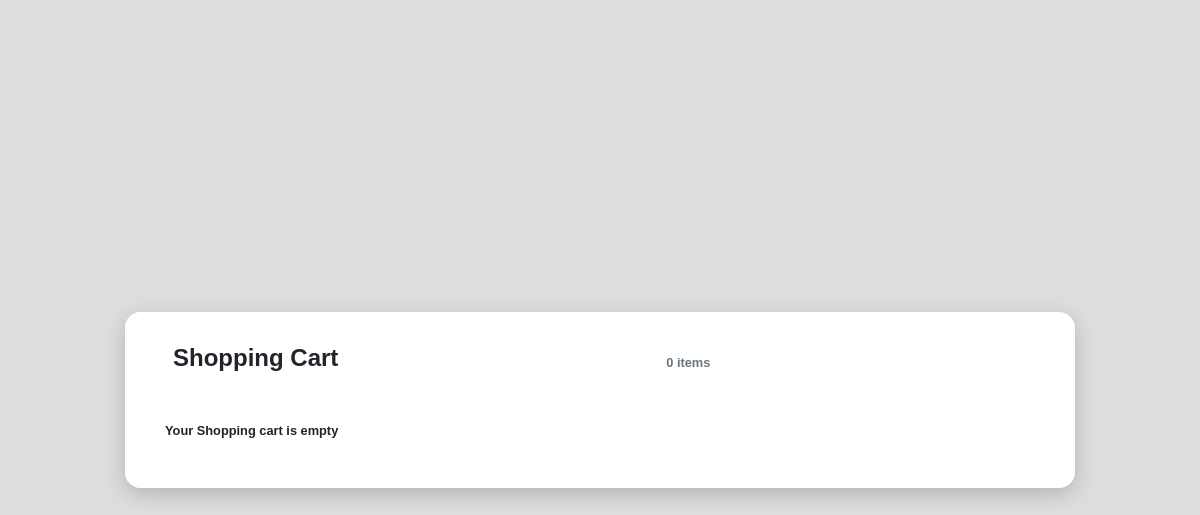
The page /cart/ (signed in) on the database as committed earlier.
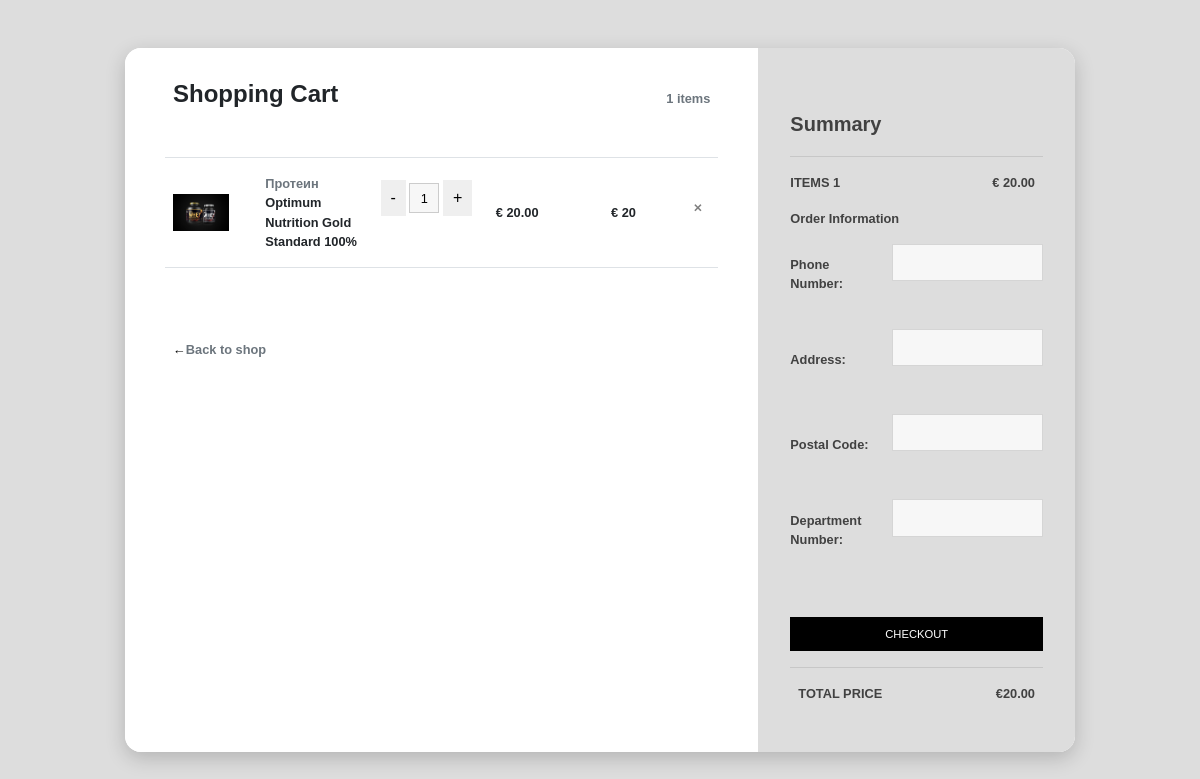
The same page on the database as committed later.
### market/models.py (models this page shows, shortened)
class Cart(models.Model):
    user = models.ForeignKey(User, on_delete=models.CASCADE, null=True, blank=True)
    created_at = models.DateTimeField(auto_now_add=True)
    updated_at = models.DateTimeField(auto_now=True)

class CartItem(models.Model):
    cart = models.ForeignKey(Cart, on_delete=models.CASCADE, related_name='items')
    product = models.ForeignKey(Product, on_delete=models.CASCADE)
    quantity = models.PositiveIntegerField(default=0)
    price_sum = models.PositiveIntegerField(default=0)

class Product(models.Model):
    category = models.ForeignKey(Category, on_delete=models.SET_NULL, null=True)
    name = models.CharField(max_length=150, blank=True, null=True)
    image = models.ImageField(upload_to='products/', default='/default/image.jpg')
    price = models.DecimalField(max_digits=10, decimal_places=2, blank=True, null=True)
    short_description = models.TextField(max_length=200, blank=True, null=True)
    description = RichTextField()
    old_price = models.DecimalField(
        default=None, max_digits=10, decimal_places=2, blank=True, null=True
    )
    created = models.DateTimeField(
        auto_now_add=False, blank=True, null=True, default=timezone.now
    )
    def __str__(self):
        return self.name

class Category(models.Model):
    cid = ShortUUIDField(unique=True, length=10, max_length=30, prefix='cat')
    name = models.CharField(max_length=100, blank=True, null=True)
    class Meta:
        verbose_name_plural = "Categories"
    def __str__(self):
        return str(self.name)

### market/views.py (the view, shortened to what this page needs)
# urls.py: path("cart/", views.CartView.as_view(), name="cart"),
class CartView(View):
    def get(self, request):
        cart, created = Cart.objects.get_or_create(user=request.user)
        total_price = sum([item.quantity * item.product.price for item in cart.items.all()])
        form = OrderCreatForm()
        return render(request, 'market/cart.html', {'cart': cart, 'total_price': total_price, 'form': form})

### market/forms.py
class OrderCreatForm(forms.ModelForm):
    class Meta:
        model = Order
        fields = ["phone", "address", "postal_code", "department_number"]

### market/templates/market/cart.html (shortened to what this page needs)
<!doctype html>
<html>
<head>
    <link href='https://stackpath.bootstrapcdn.com/bootstrap/4.3.1/css/bootstrap.min.css' rel='stylesheet'>
    <link href='https://cdnjs.cloudflare.com/ajax/libs/font-awesome/4.7.0/css/font-awesome.min.css' rel='stylesheet'>
</head>
<body className='snippet-body'>
    <div class="card">
        <div class="row">
            <div class="col-md-8 cart">
                <div class="title">
                    <div class="row">
                        <div class="col"><h4><b>Shopping Cart</b></h4></div>
                        <div class="col align-self-center text-right text-muted">{{ cart.items.all.count }} items</div>
                    </div>
                </div>
                {% if cart.items.all %}
                {% for item in cart.items.all %}
                <div class="row border-top border-bottom">
                    <div class="row main align-items-center">
                        <div class="col-2"><img class="img-fluid" src="{{ item.product.image.url }}"></div>
                        <div class="col">
                            <div class="row text-muted">{{ item.product.category }}</div>
                            <div class="row">{{ item.product }}</div>
                        </div>
                        <div class="col">
                            <button class="decrease-quantity">-</button>
                            <input type="number" id="quantity-input-{{ item.id }}" class="quantity-input" value="{{ item.quantity }}" min="1" data-item-id="{{ item.id }}">
                            <button class="increase-quantity">+</button>
                        </div>
                        <div class="col" >&euro; {{ item.product.price }}</div>
                        <div class="col" id="item-price-{{ item.id }}">&euro; {{ item.price_sum }}
                        <span class="close"><a href="{% url 'remove-item' cart_item_id=item.id %}">&#10005;</a>
                        </span>
                        </div>
                    </div>
                </div>
                {% endfor %}
                <div class="back-to-shop"><a href="{% url 'main' %}">&leftarrow;<span class="text-muted">Back to shop</span></a></div>
            </div>
            <div class="col-md-4 summary">
                <div><h5><b>Summary</b></h5></div>
                <hr>
                <div class="row">
                    <div class="col" style="padding-left:0;">ITEMS {{ cart.items.all.count }}</div>
                    <div class="col text-right" id="total-price">&euro; {{ total_price }}</div>
                </div>
                <form method="POST">
                    <p>Order Information</p>
                    <div class="form-group">
                        <label for="{{ form.phone.id_for_label }}">Phone Number:</label>
                        {{ form.phone }}
                    </div>
                    <div class="form-group">
                        <label for="{{ form.address.id_for_label }}">Address:</label>
                        {{ form.address }}
                    </div>
                    <div class="form-group">
                        <label for="{{ form.postal_code.id_for_label }}">Postal Code:</label>
                        {{ form.postal_code }}
                    </div>
                    <div class="form-group">
                        <label for="{{ form.department_number.id_for_label }}">Department Number:</label>
                        {{ form.department_number }}
                    </div>
                    <button type="submit" class="btn">CHECKOUT</button>
                </form>
                <div class="row" style="border-top: 1px solid rgba(0,0,0,.1); padding: 2vh 0;">
                    <div class="col">TOTAL PRICE</div>
                    <div class="col text-right">&euro;{{ total_price }}</div>
                </div>
            </div>
            {% else %}
                <p>Your Shopping cart is empty</p>
            {% endif %}
        </div>
    </div>
</body>
</html>

Rows that differ between the two databases and show on the page:
changed Cart: items.all.count "0" → "1"; items.all.count (not shown) → "1"
added CartItem: product.image (picture), product.category "Протеин", product "Optimum Nutrition Gold Standard 100%", id "1", product.price "20.00", price_sum "20"
Other text that changed with them:
{{ total_price }}: (not shown) → "20.00"
text no longer shown: "Your Shopping cart is empty"
text now shown: "← Back to shop Summary ITEMS € Order Information Phone Number: Address: Postal Code: Department Number: CHECKOUT TOTAL PRICE €"
